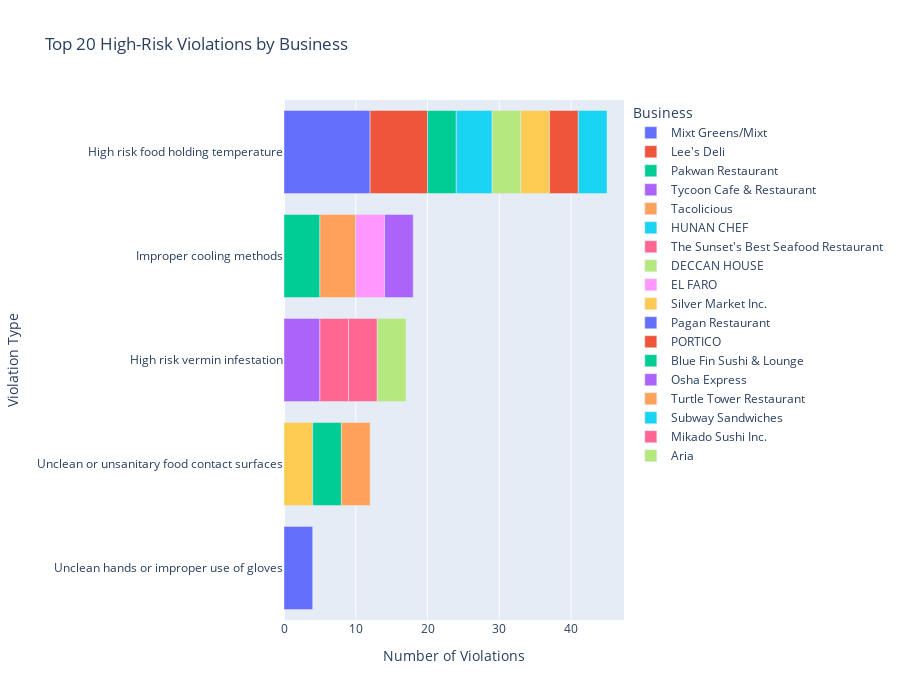

The notebook cell saved with this chart:
### Code cell
# Create summary of high-risk violations for all businesses
violation_summary = (
    high_risk
    .groupby(['business_name', 'violation_description'])
    .size()
    .reset_index(name='count')
    .sort_values(by='count', ascending=False)
)

# Display top 20
print("Top 20 High-Risk Violation Instances:")
print(violation_summary.head(20))

# Create interactive visualization
fig = px.bar(
    violation_summary.head(20),
    x='count',
    y='violation_description',
    color='business_name',
    title='Top 20 High-Risk Violations by Business',
    labels={'count': 'Number of Violations', 
            'violation_description': 'Violation Type',
            'business_name': 'Business'},
    height=700,
    orientation='h'
)

fig.update_layout(
    yaxis=dict(autorange='reversed'),
    showlegend=True,
    legend=dict(orientation='v', yanchor='top', y=1, xanchor='left', x=1.02)
)

fig.show()

### Figure 1 — Plotly figure (JSON) as saved in the notebook; plotly's stock layout.template omitted (floating-point values rounded to 4 significant figures)
{"data": [{"hovertemplate": "Business=Mixt Greens/Mixt<br>Number of Violations=%{x}<br>Violation Type=%{y}<extra></extra>", "legendgroup": "Mixt Greens/Mixt", "marker": {"color": "#636efa", "pattern": {"shape": ""}}, "name": "Mixt Greens/Mixt", "orientation": "h", "showlegend": true, "textposition": "auto", "x": [12], "xaxis": "x", "y": ["High risk food holding temperature"], "yaxis": "y", "type": "bar"}, {"hovertemplate": "Business=Lee's Deli<br>Number of Violations=%{x}<br>Violation Type=%{y}<extra></extra>", "legendgroup": "Lee's Deli", "marker": {"color": "#EF553B", "pattern": {"shape": ""}}, "name": "Lee's Deli", "orientation": "h", "showlegend": true, "textposition": "auto", "x": [8], "xaxis": "x", "y": ["High risk food holding temperature"], "yaxis": "y", "type": "bar"}, {"hovertemplate": "Business=Pakwan Restaurant<br>Number of Violations=%{x}<br>Violation Type=%{y}<extra></extra>", "legendgroup": "Pakwan Restaurant", "marker": {"color": "#00cc96", "pattern": {"shape": ""}}, "name": "Pakwan Restaurant", "orientation": "h", "showlegend": true, "textposition": "auto", "x": [5, 4], "xaxis": "x", "y": ["Improper cooling methods", "High risk food holding temperature"], "yaxis": "y", "type": "bar"}, {"hovertemplate": "Business=Tycoon Cafe & Restaurant<br>Number of Violations=%{x}<br>Violation Type=%{y}<extra></extra>", "legendgroup": "Tycoon Cafe & Restaurant", "marker": {"color": "#ab63fa", "pattern": {"shape": ""}}, "name": "Tycoon Cafe & Restaurant", "orientation": "h", "showlegend": true, "textposition": "auto", "x": [5], "xaxis": "x", "y": ["High risk vermin infestation"], "yaxis": "y", "type": "bar"}, {"hovertemplate": "Business=Tacolicious<br>Number of Violations=%{x}<br>Violation Type=%{y}<extra></extra>", "legendgroup": "Tacolicious", "marker": {"color": "#FFA15A", "pattern": {"shape": ""}}, "name": "Tacolicious", "orientation": "h", "showlegend": true, "textposition": "auto", "x": [5], "xaxis": "x", "y": ["Improper cooling methods"], "yaxis": "y", "type": "bar"}, {"hovertemplate": "Business=HUNAN CHEF<br>Number of Violations=%{x}<br>Violation Type=%{y}<extra></extra>", "legendgroup": "HUNAN CHEF", "marker": {"color": "#19d3f3", "pattern": {"shape": ""}}, "name": "HUNAN CHEF", "orientation": "h", "showlegend": true, "textposition": "auto", "x": [5], "xaxis": "x", "y": ["High risk food holding temperature"], "yaxis": "y", "type": "bar"}, {"hovertemplate": "Business=The Sunset's Best Seafood Restaurant<br>Number of Violations=%{x}<br>Violation Type=%{y}<extra></extra>", "legendgroup": "The Sunset's Best Seafood Restaurant", "marker": {"color": "#FF6692", "pattern": {"shape": ""}}, "name": "The Sunset's Best Seafood Restaurant", "orientation": "h", "showlegend": true, "textposition": "auto", "x": [4], "xaxis": "x", "y": ["High risk vermin infestation"], "yaxis": "y", "type": "bar"}, {"hovertemplate": "Business=DECCAN HOUSE<br>Number of Violations=%{x}<br>Violation Type=%{y}<extra></extra>", "legendgroup": "DECCAN HOUSE", "marker": {"color": "#B6E880", "pattern": {"shape": ""}}, "name": "DECCAN HOUSE", "orientation": "h", "showlegend": true, "textposition": "auto", "x": [4], "xaxis": "x", "y": ["High risk food holding temperature"], "yaxis": "y", "type": "bar"}, {"hovertemplate": "Business=EL FARO<br>Number of Violations=%{x}<br>Violation Type=%{y}<extra></extra>", "legendgroup": "EL FARO", "marker": {"color": "#FF97FF", "pattern": {"shape": ""}}, "name": "EL FARO", "orientation": "h", "showlegend": true, "textposition": "auto", "x": [4], "xaxis": "x", "y": ["Improper cooling methods"], "yaxis": "y", "type": "bar"}, {"hovertemplate": "Business=Silver Market Inc.<br>Number of Violations=%{x}<br>Violation Type=%{y}<extra></extra>", "legendgroup": "Silver Market Inc.", "marker": {"color": "#FECB52", "pattern": {"shape": ""}}, "name": "Silver Market Inc.", "orientation": "h", "showlegend": true, "textposition": "auto", "x": [4, 4], "xaxis": "x", "y": ["High risk food holding temperature", "Unclean or unsanitary food contact surfaces"], "yaxis": "y", "type": "bar"}, {"hovertemplate": "Business=Pagan Restaurant<br>Number of Violations=%{x}<br>Violation Type=%{y}<extra></extra>", "legendgroup": "Pagan Restaurant", "marker": {"color": "#636efa", "pattern": {"shape": ""}}, "name": "Pagan Restaurant", "orientation": "h", "showlegend": true, "textposition": "auto", "x": [4], "xaxis": "x", "y": ["Unclean hands or improper use of gloves"], "yaxis": "y", "type": "bar"}, {"hovertemplate": "Business=PORTICO<br>Number of Violations=%{x}<br>Violation Type=%{y}<extra></extra>", "legendgroup": "PORTICO", "marker": {"color": "#EF553B", "pattern": {"shape": ""}}, "name": "PORTICO", "orientation": "h", "showlegend": true, "textposition": "auto", "x": [4], "xaxis": "x", "y": ["High risk food holding temperature"], "yaxis": "y", "type": "bar"}, {"hovertemplate": "Business=Blue Fin Sushi & Lounge<br>Number of Violations=%{x}<br>Violation Type=%{y}<extra></extra>", "legendgroup": "Blue Fin Sushi & Lounge", "marker": {"color": "#00cc96", "pattern": {"shape": ""}}, "name": "Blue Fin Sushi & Lounge", "orientation": "h", "showlegend": true, "textposition": "auto", "x": [4], "xaxis": "x", "y": ["Unclean or unsanitary food contact surfaces"], "yaxis": "y", "type": "bar"}, {"hovertemplate": "Business=Osha Express<br>Number of Violations=%{x}<br>Violation Type=%{y}<extra></extra>", "legendgroup": "Osha Express", "marker": {"color": "#ab63fa", "pattern": {"shape": ""}}, "name": "Osha Express", "orientation": "h", "showlegend": true, "textposition": "auto", "x": [4], "xaxis": "x", "y": ["Improper cooling methods"], "yaxis": "y", "type": "bar"}, {"hovertemplate": "Business=Turtle Tower Restaurant<br>Number of Violations=%{x}<br>Violation Type=%{y}<extra></extra>", "legendgroup": "Turtle Tower Restaurant", "marker": {"color": "#FFA15A", "pattern": {"shape": ""}}, "name": "Turtle Tower Restaurant", "orientation": "h", "showlegend": true, "textposition": "auto", "x": [4], "xaxis": "x", "y": ["Unclean or unsanitary food contact surfaces"], "yaxis": "y", "type": "bar"}, {"hovertemplate": "Business=Subway Sandwiches<br>Number of Violations=%{x}<br>Violation Type=%{y}<extra></extra>", "legendgroup": "Subway Sandwiches", "marker": {"color": "#19d3f3", "pattern": {"shape": ""}}, "name": "Subway Sandwiches", "orientation": "h", "showlegend": true, "textposition": "auto", "x": [4], "xaxis": "x", "y": ["High risk food holding temperature"], "yaxis": "y", "type": "bar"}, {"hovertemplate": "Business=Mikado Sushi Inc.<br>Number of Violations=%{x}<br>Violation Type=%{y}<extra></extra>", "legendgroup": "Mikado Sushi Inc.", "marker": {"color": "#FF6692", "pattern": {"shape": ""}}, "name": "Mikado Sushi Inc.", "orientation": "h", "showlegend": true, "textposition": "auto", "x": [4], "xaxis": "x", "y": ["High risk vermin infestation"], "yaxis": "y", "type": "bar"}, {"hovertemplate": "Business=Aria<br>Number of Violations=%{x}<br>Violation Type=%{y}<extra></extra>", "legendgroup": "Aria", "marker": {"color": "#B6E880", "pattern": {"shape": ""}}, "name": "Aria", "orientation": "h", "showlegend": true, "textposition": "auto", "x": [4], "xaxis": "x", "y": ["High risk vermin infestation"], "yaxis": "y", "type": "bar"}], "layout": {"xaxis": {"anchor": "y", "domain": [0.0, 1.0], "title": {"text": "Number of Violations"}}, "yaxis": {"anchor": "x", "domain": [0.0, 1.0], "title": {"text": "Violation Type"}, "autorange": "reversed"}, "legend": {"title": {"text": "Business"}, "tracegroupgap": 0, "orientation": "v", "yanchor": "top", "y": 1, "xanchor": "left", "x": 1.02}, "title": {"text": "Top 20 High-Risk Violations by Business"}, "barmode": "relative", "height": 700, "showlegend": true}}
